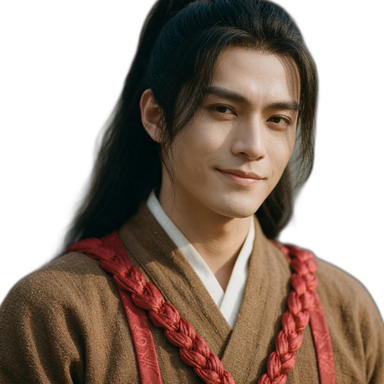
#> input picture jyx2/Assets/BuildSource/head/0.png, 384 x 384 px
$ python -i postprocess.py   (imports and definitions only)
#> lines starting #> are read from the running program, lines starting #| are printed output that depends on the picture
#> further down, picture is the input picture: PIL image 384x384 RGBA; mean R, G, B, A 68.6, 51.6, 40, 166.8
import io

from PIL import Image
import rembg

_SESSION = None


def _get_session():
    global _SESSION
    if _SESSION is None:
        _SESSION = rembg.new_session("u2net_human_seg")
    return _SESSION


def detect_extension(raw_bytes: bytes) -> str:
    return "jpg" if raw_bytes[:2] == b"\xff\xd8" else "png"


def to_final_png(raw_bytes: bytes) -> bytes:
    image = Image.open(io.BytesIO(raw_bytes))
    image = rembg.remove(image, session=_get_session())
    if image.mode != "RGBA":
        image = image.convert("RGBA")
    w, h = image.size
    if w != h:
        # xAI may return non-square images; the prompt requests head-and-shoulders
        # bust so the subject is roughly centered — center-crop preserves the face.
        s = min(w, h)
        left = (w - s) // 2
        top = (h - s) // 2
        image = image.crop((left, top, left + s, top + s))
    image = image.resize((384, 384), Image.Resampling.LANCZOS)
    image = _sharpen_alpha(image)
    buf = io.BytesIO()
    image.save(buf, format="PNG")
    return buf.getvalue()


def _sharpen_alpha(rgba_image):
    # Kill rembg halo fog while preserving anti-aliased hair edges.
    r, g, b, alpha = rgba_image.split()
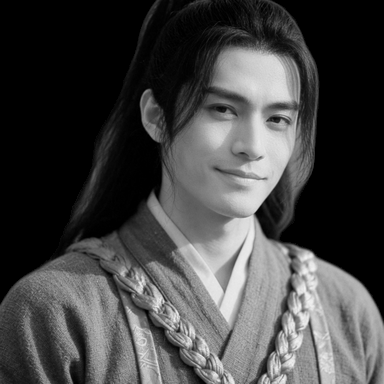
#> r: PIL image 384x384 L; min 0, max 245, mean 68.6
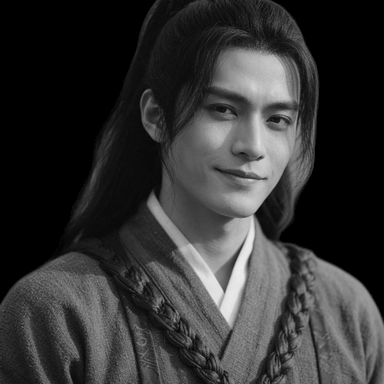
#> g: PIL image 384x384 L; min 0, max 237, mean 51.6
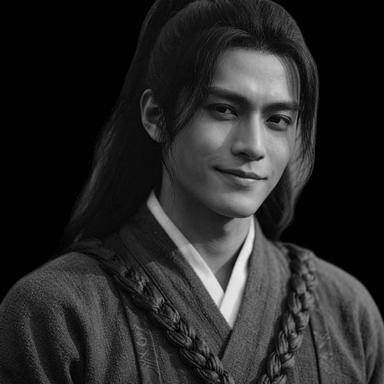
#> b: PIL image 384x384 L; min 0, max 234, mean 40
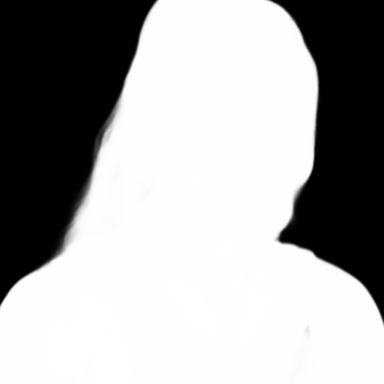
#> alpha: PIL image 384x384 L; min 0, max 255, mean 166.8
    def remap(v):
        if v < 64:
            return 0
        if v >= 192:
            return 255
        return int((v - 64) * 255 / 128)
    sharp = alpha.point(remap)
    return Image.merge("RGBA", (r, g, b, sharp))

>>> from PIL import Image
>>> picture = Image.open('../../../../jyx2/Assets/BuildSource/head/0.png')
>>> result = _sharpen_alpha(picture)

$ run again, on jyx2/Assets/BuildSource/head/1.png
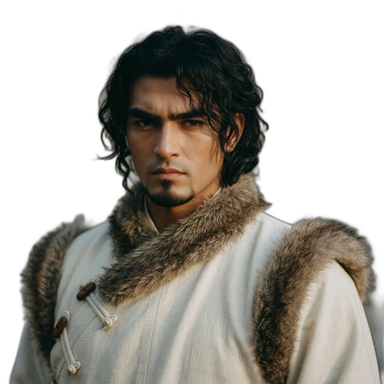
#> input picture jyx2/Assets/BuildSource/head/1.png, 384 x 384 px
#> picture is the input picture: PIL image 384x384 RGBA; mean R, G, B, A 63, 59.3, 52.3, 144.7
#> in _sharpen_alpha, `sharp = alpha.point(remap)`:
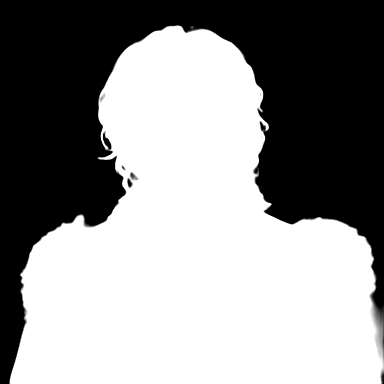
#> sharp: PIL image 384x384 L; min 0, max 255, mean 145.3
#> in _sharpen_alpha, `return Image.merge("RGBA", (r, g, b, sharp))`:
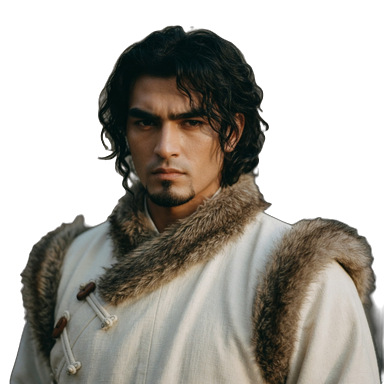
#> returned value: PIL image 384x384 RGBA; mean R, G, B, A 63, 59.3, 52.3, 145.3; transparent parts drawn white

$ run again, on jyx2/Assets/BuildSource/head/10.png
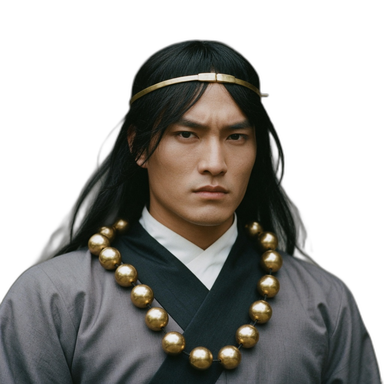
#> input picture jyx2/Assets/BuildSource/head/10.png, 384 x 384 px
#> picture is the input picture: PIL image 384x384 RGBA; mean R, G, B, A 44.6, 43.5, 40.1, 139.2
#> in _sharpen_alpha, `r, g, b, alpha = rgba_image.split()`:
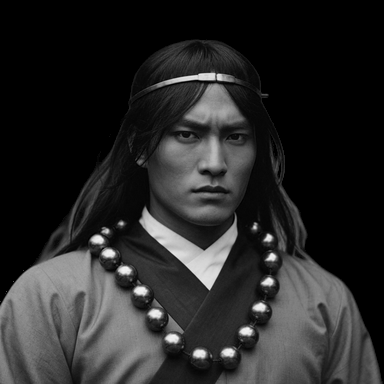
#> b: PIL image 384x384 L; min 0, max 244, mean 40.1
#> in _sharpen_alpha, `r, g, b, alpha = rgba_image.split()`:
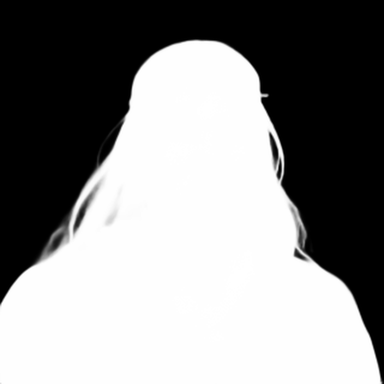
#> alpha: PIL image 384x384 L; min 0, max 255, mean 139.2

$ run again, on jyx2/Assets/BuildSource/head/109.png
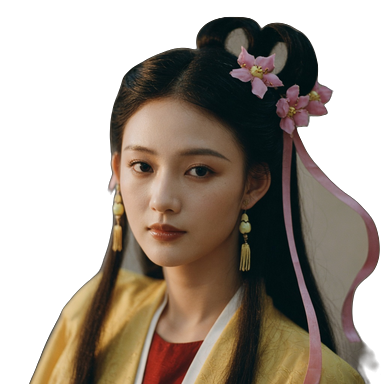
#> input picture jyx2/Assets/BuildSource/head/109.png, 384 x 384 px
#> picture is the input picture: PIL image 384x384 RGBA; mean R, G, B, A 60.3, 49.7, 39.1, 149.5
#> in _sharpen_alpha, `r, g, b, alpha = rgba_image.split()`:
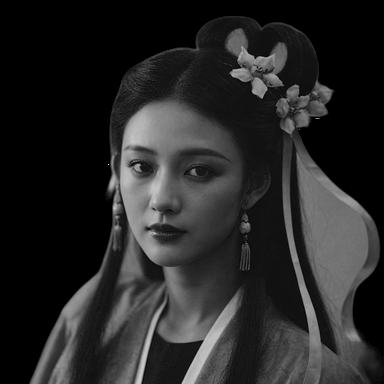
#> b: PIL image 384x384 L; min 0, max 255, mean 39.1
#> in _sharpen_alpha, `r, g, b, alpha = rgba_image.split()`:
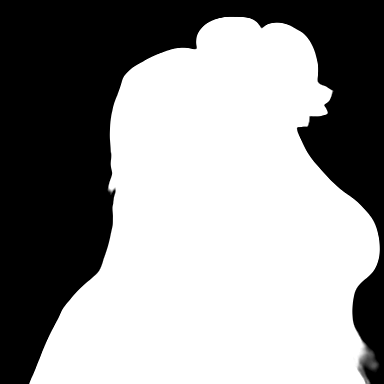
#> alpha: PIL image 384x384 L; min 0, max 255, mean 149.5
